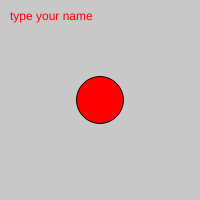
Frame 1 (no input)
Frame 60 (no input): identical to frame 1, image omitted
Frame 120 (the mouse pressed at the canvas centre since frame 60): identical to frame 1, image omitted

The p5.js sketch that drew this single still picture (run headless with seeded random() and noise() and a simulated clock; from frame 60 on, the mouse is pressed at the canvas centre):

// p5.js sketch
// ── sketch.js
var canvas;
var bgColor;
var button;
var slider, input, nameP;
function setup() {
    canvas = createCanvas(200, 200);
    bgColor = color(200);
    nameP = createP('Your name!');
    button1 = createButton("Go");
    button1.mousePressed(changeColor);

    slider = createSlider(10, 100, 47);
    input = createInput('type your name');
  }

function changeColor() {
    bgColor = color(random(255));
}

// function mousePressed() {
//     changeColor();
//
// }

function draw() {
    // clear();
  background(bgColor);
  fill(255, 0, 0);
  ellipse(100, 100, slider.value(), slider.value());
  nameP.html(input.value());
  text(input.value(), 10, 20);

}
